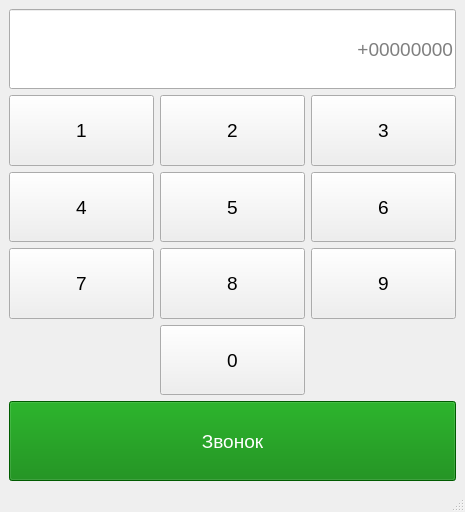
<?xml version="1.0" encoding="UTF-8"?>
<ui version="4.0">
 <class>MainWindow</class>
 <widget class="QMainWindow" name="MainWindow">
  <property name="geometry">
   <rect>
    <x>0</x>
    <y>0</y>
    <width>465</width>
    <height>512</height>
   </rect>
  </property>
  <property name="windowTitle">
   <string>MainWindow</string>
  </property>
  <widget class="QWidget" name="centralwidget">
   <layout class="QGridLayout" name="gridLayout_2">
    <item row="0" column="0">
     <layout class="QVBoxLayout" name="verticalLayout">
      <item>
       <widget class="QLineEdit" name="lineEdit">
        <property name="minimumSize">
         <size>
          <width>0</width>
          <height>80</height>
         </size>
        </property>
        <property name="font">
         <font>
          <pointsize>14</pointsize>
         </font>
        </property>
        <property name="alignment">
         <set>Qt::AlignRight|Qt::AlignTrailing|Qt::AlignVCenter</set>
        </property>
        <property name="placeholderText">
         <string>+00000000</string>
        </property>
       </widget>
      </item>
      <item>
       <layout class="QGridLayout" name="gridLayout">
        <item row="6" column="0">
         <widget class="QPushButton" name="pushButton_7">
          <property name="sizePolicy">
           <sizepolicy hsizetype="Minimum" vsizetype="Expanding">
            <horstretch>0</horstretch>
            <verstretch>0</verstretch>
           </sizepolicy>
          </property>
          <property name="font">
           <font>
            <pointsize>14</pointsize>
           </font>
          </property>
          <property name="text">
           <string>7</string>
          </property>
         </widget>
        </item>
        <item row="0" column="2">
         <widget class="QPushButton" name="pushButton_3">
          <property name="sizePolicy">
           <sizepolicy hsizetype="Minimum" vsizetype="Expanding">
            <horstretch>0</horstretch>
            <verstretch>0</verstretch>
           </sizepolicy>
          </property>
          <property name="font">
           <font>
            <pointsize>14</pointsize>
           </font>
          </property>
          <property name="text">
           <string>3</string>
          </property>
         </widget>
        </item>
        <item row="3" column="1">
         <widget class="QPushButton" name="pushButton_5">
          <property name="sizePolicy">
           <sizepolicy hsizetype="Minimum" vsizetype="Expanding">
            <horstretch>0</horstretch>
            <verstretch>0</verstretch>
           </sizepolicy>
          </property>
          <property name="font">
           <font>
            <pointsize>14</pointsize>
           </font>
          </property>
          <property name="text">
           <string>5</string>
          </property>
         </widget>
        </item>
        <item row="0" column="1">
         <widget class="QPushButton" name="pushButton_2">
          <property name="sizePolicy">
           <sizepolicy hsizetype="Minimum" vsizetype="Expanding">
            <horstretch>0</horstretch>
            <verstretch>0</verstretch>
           </sizepolicy>
          </property>
          <property name="font">
           <font>
            <pointsize>14</pointsize>
           </font>
          </property>
          <property name="text">
           <string>2</string>
          </property>
         </widget>
        </item>
        <item row="0" column="0">
         <widget class="QPushButton" name="pushButton">
          <property name="sizePolicy">
           <sizepolicy hsizetype="Minimum" vsizetype="Expanding">
            <horstretch>0</horstretch>
            <verstretch>0</verstretch>
           </sizepolicy>
          </property>
          <property name="font">
           <font>
            <pointsize>14</pointsize>
           </font>
          </property>
          <property name="text">
           <string>1</string>
          </property>
         </widget>
        </item>
        <item row="6" column="1">
         <widget class="QPushButton" name="pushButton_8">
          <property name="sizePolicy">
           <sizepolicy hsizetype="Minimum" vsizetype="Expanding">
            <horstretch>0</horstretch>
            <verstretch>0</verstretch>
           </sizepolicy>
          </property>
          <property name="font">
           <font>
            <pointsize>14</pointsize>
           </font>
          </property>
          <property name="text">
           <string>8</string>
          </property>
         </widget>
        </item>
        <item row="6" column="2">
         <widget class="QPushButton" name="pushButton_9">
          <property name="sizePolicy">
           <sizepolicy hsizetype="Minimum" vsizetype="Expanding">
            <horstretch>0</horstretch>
            <verstretch>0</verstretch>
           </sizepolicy>
          </property>
          <property name="font">
           <font>
            <pointsize>14</pointsize>
           </font>
          </property>
          <property name="text">
           <string>9</string>
          </property>
         </widget>
        </item>
        <item row="3" column="2">
         <widget class="QPushButton" name="pushButton_6">
          <property name="sizePolicy">
           <sizepolicy hsizetype="Minimum" vsizetype="Expanding">
            <horstretch>0</horstretch>
            <verstretch>0</verstretch>
           </sizepolicy>
          </property>
          <property name="font">
           <font>
            <pointsize>14</pointsize>
           </font>
          </property>
          <property name="text">
           <string>6</string>
          </property>
         </widget>
        </item>
        <item row="3" column="0">
         <widget class="QPushButton" name="pushButton_4">
          <property name="sizePolicy">
           <sizepolicy hsizetype="Minimum" vsizetype="Expanding">
            <horstretch>0</horstretch>
            <verstretch>0</verstretch>
           </sizepolicy>
          </property>
          <property name="font">
           <font>
            <pointsize>14</pointsize>
           </font>
          </property>
          <property name="text">
           <string>4</string>
          </property>
         </widget>
        </item>
        <item row="7" column="1">
         <widget class="QPushButton" name="pushButton_10">
          <property name="sizePolicy">
           <sizepolicy hsizetype="Minimum" vsizetype="Expanding">
            <horstretch>0</horstretch>
            <verstretch>0</verstretch>
           </sizepolicy>
          </property>
          <property name="font">
           <font>
            <pointsize>14</pointsize>
           </font>
          </property>
          <property name="text">
           <string>0</string>
          </property>
         </widget>
        </item>
       </layout>
      </item>
      <item>
       <widget class="QPushButton" name="pushButton_11">
        <property name="minimumSize">
         <size>
          <width>0</width>
          <height>80</height>
         </size>
        </property>
        <property name="font">
         <font>
          <pointsize>14</pointsize>
         </font>
        </property>
        <property name="styleSheet">
         <string notr="true">background-color: Green;
color: white;</string>
        </property>
        <property name="text">
         <string>Звонок</string>
        </property>
       </widget>
      </item>
     </layout>
    </item>
   </layout>
  </widget>
  <widget class="QMenuBar" name="menubar">
   <property name="geometry">
    <rect>
     <x>0</x>
     <y>0</y>
     <width>465</width>
     <height>21</height>
    </rect>
   </property>
  </widget>
  <widget class="QStatusBar" name="statusbar"/>
 </widget>
 <resources/>
 <connections>
  <connection>
   <sender>pushButton</sender>
   <signal>clicked()</signal>
   <receiver>MainWindow</receiver>
   <slot>add1()</slot>
   <hints>
    <hint type="sourcelabel">
     <x>88</x>
     <y>153</y>
    </hint>
    <hint type="destinationlabel">
     <x>89</x>
     <y>362</y>
    </hint>
   </hints>
  </connection>
  <connection>
   <sender>pushButton_2</sender>
   <signal>clicked()</signal>
   <receiver>MainWindow</receiver>
   <slot>add2()</slot>
   <hints>
    <hint type="sourcelabel">
     <x>211</x>
     <y>143</y>
    </hint>
    <hint type="destinationlabel">
     <x>316</x>
     <y>327</y>
    </hint>
   </hints>
  </connection>
  <connection>
   <sender>pushButton_3</sender>
   <signal>clicked()</signal>
   <receiver>MainWindow</receiver>
   <slot>add3()</slot>
   <hints>
    <hint type="sourcelabel">
     <x>365</x>
     <y>142</y>
    </hint>
    <hint type="destinationlabel">
     <x>316</x>
     <y>363</y>
    </hint>
   </hints>
  </connection>
  <connection>
   <sender>pushButton_4</sender>
   <signal>clicked()</signal>
   <receiver>MainWindow</receiver>
   <slot>add4()</slot>
   <hints>
    <hint type="sourcelabel">
     <x>120</x>
     <y>222</y>
    </hint>
    <hint type="destinationlabel">
     <x>22</x>
     <y>333</y>
    </hint>
   </hints>
  </connection>
  <connection>
   <sender>pushButton_5</sender>
   <signal>clicked()</signal>
   <receiver>MainWindow</receiver>
   <slot>add5()</slot>
   <hints>
    <hint type="sourcelabel">
     <x>189</x>
     <y>216</y>
    </hint>
    <hint type="destinationlabel">
     <x>52</x>
     <y>347</y>
    </hint>
   </hints>
  </connection>
  <connection>
   <sender>pushButton_6</sender>
   <signal>clicked()</signal>
   <receiver>MainWindow</receiver>
   <slot>add6()</slot>
   <hints>
    <hint type="sourcelabel">
     <x>340</x>
     <y>229</y>
    </hint>
    <hint type="destinationlabel">
     <x>384</x>
     <y>332</y>
    </hint>
   </hints>
  </connection>
  <connection>
   <sender>pushButton_7</sender>
   <signal>clicked()</signal>
   <receiver>MainWindow</receiver>
   <slot>add7()</slot>
   <hints>
    <hint type="sourcelabel">
     <x>95</x>
     <y>276</y>
    </hint>
    <hint type="destinationlabel">
     <x>136</x>
     <y>365</y>
    </hint>
   </hints>
  </connection>
  <connection>
   <sender>pushButton_8</sender>
   <signal>clicked()</signal>
   <receiver>MainWindow</receiver>
   <slot>add8()</slot>
   <hints>
    <hint type="sourcelabel">
     <x>271</x>
     <y>288</y>
    </hint>
    <hint type="destinationlabel">
     <x>374</x>
     <y>372</y>
    </hint>
   </hints>
  </connection>
  <connection>
   <sender>pushButton_9</sender>
   <signal>clicked()</signal>
   <receiver>MainWindow</receiver>
   <slot>add9()</slot>
   <hints>
    <hint type="sourcelabel">
     <x>431</x>
     <y>297</y>
    </hint>
    <hint type="destinationlabel">
     <x>451</x>
     <y>353</y>
    </hint>
   </hints>
  </connection>
  <connection>
   <sender>pushButton_10</sender>
   <signal>clicked()</signal>
   <receiver>MainWindow</receiver>
   <slot>add0()</slot>
   <hints>
    <hint type="sourcelabel">
     <x>239</x>
     <y>368</y>
    </hint>
    <hint type="destinationlabel">
     <x>13</x>
     <y>372</y>
    </hint>
   </hints>
  </connection>
  <connection>
   <sender>pushButton_11</sender>
   <signal>clicked()</signal>
   <receiver>MainWindow</receiver>
   <slot>makeCall()</slot>
   <hints>
    <hint type="sourcelabel">
     <x>262</x>
     <y>445</y>
    </hint>
    <hint type="destinationlabel">
     <x>429</x>
     <y>370</y>
    </hint>
   </hints>
  </connection>
 </connections>
 <slots>
  <slot>add0()</slot>
  <slot>add1()</slot>
  <slot>add2()</slot>
  <slot>add3()</slot>
  <slot>add4()</slot>
  <slot>add5()</slot>
  <slot>add6()</slot>
  <slot>add7()</slot>
  <slot>add8()</slot>
  <slot>add9()</slot>
  <slot>makeCall()</slot>
 </slots>
</ui>
